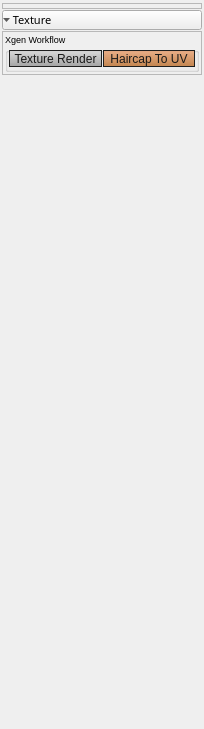
          <widget class="QWidget" name="scrollAreaWidgetContents_3">
           <property name="geometry">
            <rect>
             <x>0</x>
             <y>0</y>
             <width>204</width>
             <height>729</height>
            </rect>
           </property>
           <property name="font">
            <font>
             <family>Segoe UI</family>
            </font>
           </property>
           <property name="styleSheet">
            <string notr="true"/>
           </property>
           <layout class="QVBoxLayout" name="verticalLayout_8">
            <property name="spacing">
             <number>1</number>
            </property>
            <property name="leftMargin">
             <number>2</number>
            </property>
            <property name="topMargin">
             <number>3</number>
            </property>
            <property name="rightMargin">
             <number>2</number>
            </property>
            <property name="bottomMargin">
             <number>3</number>
            </property>
            <item>
             <widget class="QFrame" name="frame_transformTools_3">
              <property name="sizePolicy">
               <sizepolicy hsizetype="Preferred" vsizetype="Preferred">
                <horstretch>0</horstretch>
                <verstretch>0</verstretch>
               </sizepolicy>
              </property>
              <property name="minimumSize">
               <size>
                <width>0</width>
                <height>0</height>
               </size>
              </property>
              <property name="maximumSize">
               <size>
                <width>16777215</width>
                <height>16777215</height>
               </size>
              </property>
              <property name="font">
               <font>
                <family>Segoe UI</family>
               </font>
              </property>
              <property name="styleSheet">
               <string notr="true">QPushButton{ 
 border:1px solid rgb(30,30,30);
background-color: qlineargradient(spread:pad, x1:1, y1:1, x2:1, y2:0, stop:0 rgba(189, 118, 57, 225), stop:1 rgba(235, 158, 108, 195));
color:rgb(25,25,25);}
QPushButton:hover{ 
 border:1px solid rgb(30,30,30);
background-color: qlineargradient(spread:pad, x1:1, y1:1, x2:1, y2:0, stop:0 rgba(189, 118, 57, 225), stop:1 rgba(255, 178, 128, 195));
color:rgb(25,25,25);}
QPushButton:pressed{ 
 border:1px solid rgb(30,30,30);
background-color: qlineargradient(spread:pad, x1:1, y1:1, x2:1, y2:0, stop:0 rgba(235, 158, 108, 195), stop:1 rgba( 189, 118, 57, 225));
color:rgb(25,25,25);}</string>
              </property>
              <property name="frameShape">
               <enum>QFrame::StyledPanel</enum>
              </property>
              <property name="frameShadow">
               <enum>QFrame::Raised</enum>
              </property>
              <layout class="QVBoxLayout" name="verticalLayout_9">
               <property name="spacing">
                <number>3</number>
               </property>
               <property name="leftMargin">
                <number>1</number>
               </property>
               <property name="topMargin">
                <number>2</number>
               </property>
               <property name="rightMargin">
                <number>1</number>
               </property>
               <property name="bottomMargin">
                <number>2</number>
               </property>
              </layout>
             </widget>
            </item>
            <item>
             <widget class="QToolButton" name="toolButton_texture">
              <property name="sizePolicy">
               <sizepolicy hsizetype="Preferred" vsizetype="Preferred">
                <horstretch>0</horstretch>
                <verstretch>0</verstretch>
               </sizepolicy>
              </property>
              <property name="minimumSize">
               <size>
                <width>0</width>
                <height>0</height>
               </size>
              </property>
              <property name="maximumSize">
               <size>
                <width>16777215</width>
                <height>20</height>
               </size>
              </property>
              <property name="font">
               <font>
                <family>Segoe UI Semilight</family>
                <pointsize>8</pointsize>
                <weight>50</weight>
                <bold>false</bold>
               </font>
              </property>
              <property name="cursor">
               <cursorShape>SizeVerCursor</cursorShape>
              </property>
              <property name="layoutDirection">
               <enum>Qt::LeftToRight</enum>
              </property>
              <property name="styleSheet">
               <string notr="true"/>
              </property>
              <property name="text">
               <string> Texture</string>
              </property>
              <property name="iconSize">
               <size>
                <width>3</width>
                <height>3</height>
               </size>
              </property>
              <property name="toolButtonStyle">
               <enum>Qt::ToolButtonTextBesideIcon</enum>
              </property>
              <property name="autoRaise">
               <bool>false</bool>
              </property>
              <property name="arrowType">
               <enum>Qt::DownArrow</enum>
              </property>
             </widget>
            </item>
            <item>
             <widget class="QFrame" name="frame_generateTools_2">
              <property name="sizePolicy">
               <sizepolicy hsizetype="Preferred" vsizetype="Preferred">
                <horstretch>0</horstretch>
                <verstretch>0</verstretch>
               </sizepolicy>
              </property>
              <property name="minimumSize">
               <size>
                <width>0</width>
                <height>0</height>
               </size>
              </property>
              <property name="maximumSize">
               <size>
                <width>16777215</width>
                <height>16777215</height>
               </size>
              </property>
              <property name="font">
               <font>
                <family>Segoe UI</family>
               </font>
              </property>
              <property name="styleSheet">
               <string notr="true">QPushButton{ 
 border:1px solid rgb(30,30,30);
background-color: qlineargradient(spread:pad, x1:1, y1:1, x2:1, y2:0, stop:0 rgba(189, 118, 57, 225), stop:1 rgba(235, 158, 108, 195));
color:rgb(25,25,25);}
QPushButton:hover{ 
 border:1px solid rgb(30,30,30);
background-color: qlineargradient(spread:pad, x1:1, y1:1, x2:1, y2:0, stop:0 rgba(189, 118, 57, 225), stop:1 rgba(255, 178, 128, 195));
color:rgb(25,25,25);}
QPushButton:pressed{ 
 border:1px solid rgb(30,30,30);
background-color: qlineargradient(spread:pad, x1:1, y1:1, x2:1, y2:0, stop:0 rgba(235, 158, 108, 195), stop:1 rgba( 189, 118, 57, 225));
color:rgb(25,25,25);}</string>
              </property>
              <property name="frameShape">
               <enum>QFrame::StyledPanel</enum>
              </property>
              <property name="frameShadow">
               <enum>QFrame::Raised</enum>
              </property>
              <layout class="QGridLayout" name="gridLayout_19">
               <property name="leftMargin">
                <number>2</number>
               </property>
               <property name="topMargin">
                <number>1</number>
               </property>
               <property name="rightMargin">
                <number>2</number>
               </property>
               <property name="bottomMargin">
                <number>2</number>
               </property>
               <property name="spacing">
                <number>2</number>
               </property>
               <item row="5" column="1" colspan="2">
                <widget class="QGroupBox" name="groupBox_deformer_5">
                 <property name="sizePolicy">
                  <sizepolicy hsizetype="Preferred" vsizetype="Preferred">
                   <horstretch>0</horstretch>
                   <verstretch>0</verstretch>
                  </sizepolicy>
                 </property>
                 <property name="minimumSize">
                  <size>
                   <width>0</width>
                   <height>0</height>
                  </size>
                 </property>
                 <property name="maximumSize">
                  <size>
                   <width>16777215</width>
                   <height>16777215</height>
                  </size>
                 </property>
                 <property name="font">
                  <font>
                   <family>Segoe UI</family>
                   <pointsize>7</pointsize>
                  </font>
                 </property>
                 <property name="styleSheet">
                  <string notr="true"/>
                 </property>
                 <property name="title">
                  <string>Xgen Workflow</string>
                 </property>
                 <layout class="QGridLayout" name="gridLayout_20">
                  <property name="leftMargin">
                   <number>1</number>
                  </property>
                  <property name="topMargin">
                   <number>0</number>
                  </property>
                  <property name="rightMargin">
                   <number>1</number>
                  </property>
                  <property name="bottomMargin">
                   <number>2</number>
                  </property>
                  <property name="spacing">
                   <number>1</number>
                  </property>
                  <item row="0" column="2" colspan="2">
                   <widget class="QPushButton" name="btn_haircapToUV">
                    <property name="minimumSize">
                     <size>
                      <width>0</width>
                      <height>17</height>
                     </size>
                    </property>
                    <property name="maximumSize">
                     <size>
                      <width>16777215</width>
                      <height>22</height>
                     </size>
                    </property>
                    <property name="font">
                     <font>
                      <family>Segoe UI</family>
                     </font>
                    </property>
                    <property name="cursor">
                     <cursorShape>PointingHandCursor</cursorShape>
                    </property>
                    <property name="mouseTracking">
                     <bool>false</bool>
                    </property>
                    <property name="statusTip">
                     <string>Morph xgen basemesh to uv shape.</string>
                    </property>
                    <property name="styleSheet">
                     <string notr="true"/>
                    </property>
                    <property name="text">
                     <string>Haircap To UV</string>
                    </property>
                   </widget>
                  </item>
                  <item row="0" column="0" colspan="2">
                   <widget class="QPushButton" name="btn_textureRender">
                    <property name="minimumSize">
                     <size>
                      <width>0</width>
                      <height>17</height>
                     </size>
                    </property>
                    <property name="maximumSize">
                     <size>
                      <width>16777215</width>
                      <height>22</height>
                     </size>
                    </property>
                    <property name="font">
                     <font>
                      <family>Segoe UI</family>
                     </font>
                    </property>
                    <property name="cursor">
                     <cursorShape>PointingHandCursor</cursorShape>
                    </property>
                    <property name="statusTip">
                     <string>Texture render tool, render rather bake.</string>
                    </property>
                    <property name="styleSheet">
                     <string notr="true">QPushButton{ 
 border:1px solid rgb(30,30,30);
background-color: qlineargradient(spread:pad, x1:1, y1:1, x2:1, y2:0, stop:0 rgba(155, 155,155, 235), stop:1 rgba(215, 215, 215, 195));
color:rgb(25,25,25);}

QPushButton:hover{ 
 border:1px solid rgb(30,30,30);
background-color: qlineargradient(spread:pad, x1:1, y1:1, x2:1, y2:0, stop:0 rgba(180, 180, 180, 225), stop:1 rgba(235, 235, 235, 195));
color:rgb(25,25,25);}

QPushButton:pressed{ 
 border:1px solid rgb(30,30,30);
background-color: qlineargradient(spread:pad, x1:1, y1:1, x2:1, y2:0, stop:0 rgba(215, 215, 215, 195), stop:1 rgba(155, 155,155, 235));
color:rgb(25,25,25);}</string>
                    </property>
                    <property name="text">
                     <string>Texture Render</string>
                    </property>
                   </widget>
                  </item>
                 </layout>
                </widget>
               </item>
              </layout>
             </widget>
            </item>
            <item>
             <spacer name="verticalSpacer">
              <property name="orientation">
               <enum>Qt::Vertical</enum>
              </property>
              <property name="sizeHint" stdset="0">
               <size>
                <width>20</width>
                <height>40</height>
               </size>
              </property>
             </spacer>
            </item>
           </layout>
          </widget>
